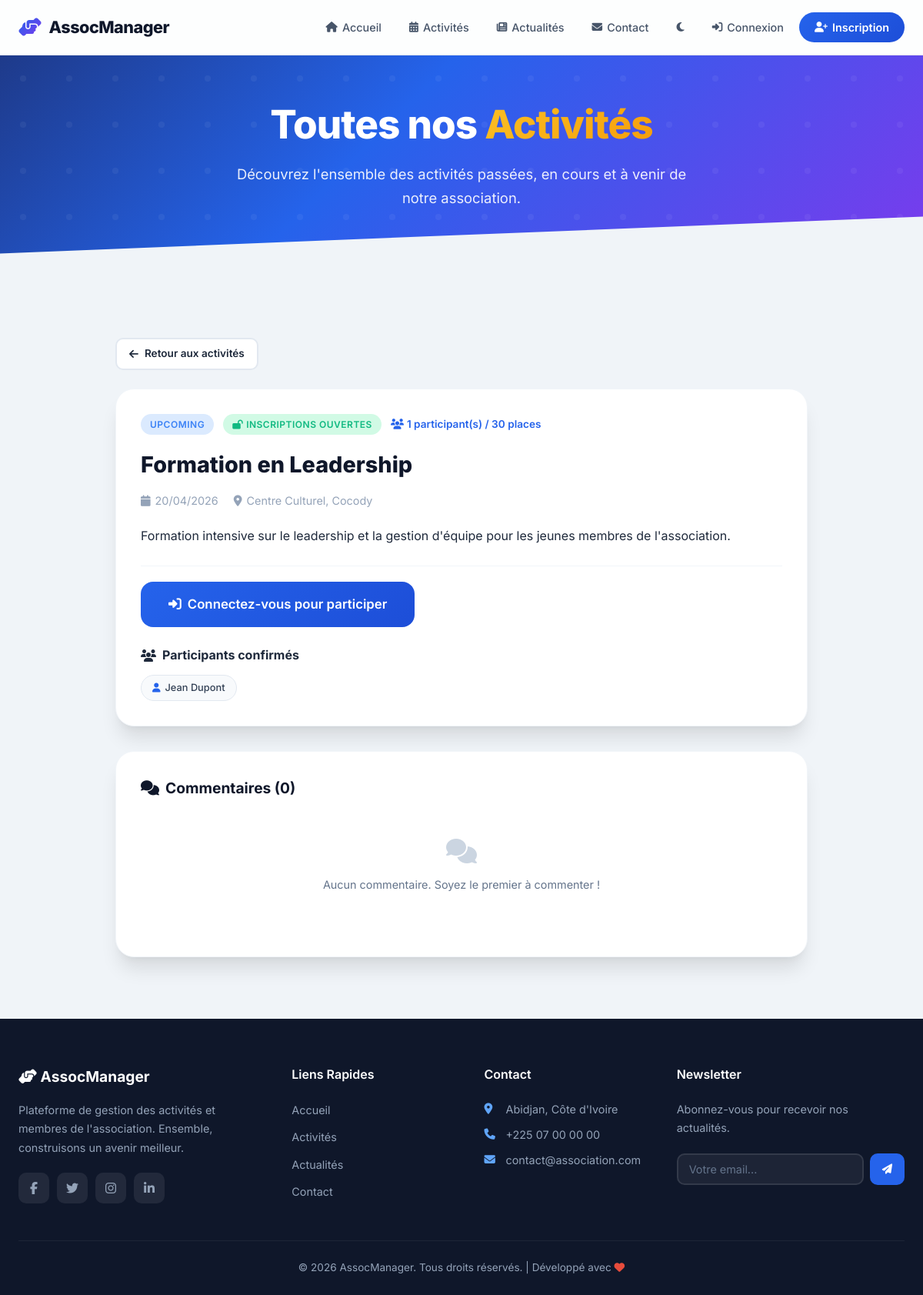
/user/activities.php?detail=2, run on the app's committed database.
### tables this page shows
CREATE TABLE IF NOT EXISTS activities (
    id INT AUTO_INCREMENT PRIMARY KEY,
    title VARCHAR(200) NOT NULL,
    description TEXT NOT NULL,
    image VARCHAR(255) DEFAULT NULL,
    activity_date DATE NOT NULL,
    location VARCHAR(200) DEFAULT NULL,
    status ENUM('upcoming', 'ongoing', 'completed') DEFAULT 'upcoming',
    publication_status ENUM('draft', 'published') DEFAULT 'published',
    registration_status ENUM('open', 'closed') DEFAULT 'open',
    max_participants INT DEFAULT NULL,
    created_by INT NOT NULL,
    created_at DATETIME DEFAULT CURRENT_TIMESTAMP,
    updated_at DATETIME DEFAULT CURRENT_TIMESTAMP ON UPDATE CURRENT_TIMESTAMP,
    FOREIGN KEY (created_by) REFERENCES users(id) ON DELETE CASCADE
);

CREATE TABLE IF NOT EXISTS users (
    id INT AUTO_INCREMENT PRIMARY KEY,
    username VARCHAR(50) NOT NULL UNIQUE,
    email VARCHAR(100) NOT NULL UNIQUE,
    password VARCHAR(255) NOT NULL,
    full_name VARCHAR(100) NOT NULL,
    phone VARCHAR(20) DEFAULT NULL,
    bio TEXT DEFAULT NULL,
    avatar VARCHAR(255) DEFAULT 'default.png',
    role ENUM('admin', 'user') DEFAULT 'user',
    is_active TINYINT(1) DEFAULT 1,
    created_at DATETIME DEFAULT CURRENT_TIMESTAMP,
    updated_at DATETIME DEFAULT CURRENT_TIMESTAMP ON UPDATE CURRENT_TIMESTAMP
);

### includes/auth.php (called while the page is built, shortened)
<?php
require_once __DIR__ . '/../config/database.php';
function isLoggedIn() {
    return isset($_SESSION['user_id']);
}
function e($string) {
    return htmlspecialchars($string ?? '', ENT_QUOTES, 'UTF-8');
}
function getAcceptedParticipantCount($activityId) {
    global $pdo;
    $stmt = $pdo->prepare("SELECT COUNT(*) as c FROM participations WHERE activity_id = ? AND status = 'accepted'");
    $stmt->execute([$activityId]);
    return $stmt->fetch()['c'];
}

### user/activities.php (the view, shortened to what this page needs)
<?php
require_once __DIR__ . '/../config/database.php';
require_once __DIR__ . '/../includes/auth.php';
$detailActivity = null;
$activityComments = [];
$acceptedCount = 0;
$participationStatus = null;
$isFav = false;
if (isset($_GET['detail'])) {
    $detailId = (int)$_GET['detail'];
    $stmt = $pdo->prepare("SELECT * FROM activities WHERE id = ? AND publication_status = 'published'");
    $stmt->execute([$detailId]);
    $detailActivity = $stmt->fetch();
    if ($detailActivity) {
        $acceptedCount = getAcceptedParticipantCount($detailId);
        $stmt = $pdo->prepare("
            SELECT c.*, u.full_name, u.avatar
            FROM comments c
            JOIN users u ON c.user_id = u.id
            WHERE c.activity_id = ? AND c.parent_id IS NULL
            ORDER BY c.created_at DESC
        ");
        $stmt->execute([$detailId]);
        $activityComments = $stmt->fetchAll();
        $participantsStmt = $pdo->prepare("
            SELECT u.full_name, u.avatar
            FROM participations p
            JOIN users u ON p.user_id = u.id
            WHERE p.activity_id = ? AND p.status = 'accepted'
            ORDER BY p.created_at DESC LIMIT 10
        ");
        $participantsStmt->execute([$detailId]);
        $visibleParticipants = $participantsStmt->fetchAll();
    }
}
require_once __DIR__ . '/../includes/header.php';
?>
<section class="hero" style="padding:60px 24px 50px;">
    <div class="hero-content">
        <h1>Toutes nos <span>Activités</span></h1>
        <p>Découvrez l'ensemble des activités passées, en cours et à venir de notre association.</p>
    </div>
</section>
<?php if ($detailActivity): ?>
<section class="section">
    <div class="container" style="max-width:900px;">
        <a href="<?php echo BASE_URL; ?>/user/activities.php" class="btn btn-secondary btn-sm mb-3"><i class="fas fa-arrow-left"></i> Retour aux activités</a>
        <div class="activity-detail-card">
            <div class="detail-body">
                <div class="detail-badges">
                    <span class="badge badge-<?php echo e($detailActivity['status']); ?>"><?php echo e(ucfirst($detailActivity['status'])); ?></span>
                    <?php if ($detailActivity['registration_status'] === 'closed'): ?>
                        <span class="badge badge-inactive"><i class="fas fa-lock"></i> Inscriptions fermées</span>
                    <?php else: ?>
                        <span class="badge badge-active"><i class="fas fa-lock-open"></i> Inscriptions ouvertes</span>
                    <?php endif; ?>
                    <span class="participant-count-inline"><i class="fas fa-users"></i> <?php echo $acceptedCount; ?> participant(s)
                        <?php if ($detailActivity['max_participants']): ?>
                            / <?php echo $detailActivity['max_participants']; ?> places
                        <?php endif; ?>
                    </span>
                </div>
                <h2><?php echo e($detailActivity['title']); ?></h2>
                <div class="detail-meta">
                    <span><i class="fas fa-calendar"></i> <?php echo date('d/m/Y', strtotime($detailActivity['activity_date'])); ?></span>
                    <?php if ($detailActivity['location']): ?>
                    <span><i class="fas fa-map-marker-alt"></i> <?php echo e($detailActivity['location']); ?></span>
                    <?php endif; ?>
                </div>
                <div class="detail-description">
                    <?php echo nl2br(e($detailActivity['description'])); ?>
                </div>
                <div class="detail-actions-bar">
                    <?php if (isLoggedIn()): ?>
                        <form method="POST" style="display:inline;">
                            <input type="hidden" name="action" value="toggle_favorite">
                            <input type="hidden" name="activity_id" value="<?php echo $detailActivity['id']; ?>">
                            <button type="submit" class="btn <?php echo $isFav ? 'btn-danger' : 'btn-secondary'; ?>" title="<?php echo $isFav ? 'Retirer des favoris' : 'Ajouter aux favoris'; ?>">
                                <i class="fas fa-heart"></i> <?php echo $isFav ? 'Favori' : 'Ajouter aux favoris'; ?>
                            </button>
                        </form>
                        <?php if ($participationStatus === null): ?>
                            <?php if (canRegister($detailActivity)): ?>
                                <form method="POST" class="participation-form" style="display:inline;">
                                    <input type="hidden" name="action" value="participate">
                                    <input type="hidden" name="activity_id" value="<?php echo $detailActivity['id']; ?>">
                                    <button type="submit" class="btn btn-success btn-lg">
                                        <i class="fas fa-hand-paper"></i> Participer
                                    </button>
                                </form>
                            <?php else: ?>
                                <span class="participation-status completed-status"><i class="fas fa-ban"></i> Inscriptions non disponibles</span>
                            <?php endif; ?>
                        <?php elseif ($participationStatus === 'pending'): ?>
                            <div class="participation-status-box pending-box">
                                <span class="participation-status-label"><i class="fas fa-hourglass-half"></i> ⏳ Demande en attente de validation</span>
                                <form method="POST" style="display:inline;">
                                    <input type="hidden" name="action" value="cancel_participation">
                                    <input type="hidden" name="activity_id" value="<?php echo $detailActivity['id']; ?>">
                                    <button type="submit" class="btn btn-danger btn-sm">
                                        <i class="fas fa-times"></i> Annuler ma demande
                                    </button>
                                </form>
                            </div>
                        <?php elseif ($participationStatus === 'accepted'): ?>
                            <div class="participation-status-box accepted-box">
                                <span class="participation-status-label"><i class="fas fa-check-circle"></i> ✅ Participation confirmée</span>
                            </div>
                        <?php elseif ($participationStatus === 'rejected'): ?>
                            <div class="participation-status-box rejected-box">
                                <span class="participation-status-label"><i class="fas fa-times-circle"></i> ❌ Participation refusée</span>
                            </div>
                        <?php endif; ?>
                    <?php else: ?>
                        <a href="<?php echo BASE_URL; ?>/login.php" class="btn btn-primary btn-lg"><i class="fas fa-sign-in-alt"></i> Connectez-vous pour participer</a>
                    <?php endif; ?>
                </div>
                <?php if (!empty($visibleParticipants)): ?>
                <div class="participants-preview mt-3">
                    <h4><i class="fas fa-users"></i> Participants confirmés</h4>
                    <div class="participants-avatars">
                        <?php foreach ($visibleParticipants as $p): ?>
                            <div class="participant-chip">
                                <i class="fas fa-user"></i>
                                <span><?php echo e($p['full_name']); ?></span>
                            </div>
                        <?php endforeach; ?>
                    </div>
                </div>
                <?php endif; ?>
            </div>
        </div>
        <div class="comments-section" id="comments">
            <h3><i class="fas fa-comments"></i> Commentaires (<?php echo count($activityComments); ?>)</h3>
            <div class="comments-list">
                <?php if (empty($activityComments)): ?>
                <div class="empty-state" style="padding:30px;">
                    <i class="fas fa-comments" style="font-size:2rem;"></i>
                    <p>Aucun commentaire. Soyez le premier à commenter !</p>
                </div>
                <?php endif; ?>
            </div>
        </div>
    </div>
</section>
<?php endif; ?>
<?php require_once __DIR__ . '/../includes/footer.php'; ?>

### data on the page
activities: status "UPCOMING", max_participants "30", title "Formation en Leadership", activity_date "20/04/2026", location "Centre Culturel, Cocody", description "Formation intensive sur le leadership et la gestion d'équipe pour les jeunes membres de l'association."
users: full_name "Jean Dupont"

### other printed values
$acceptedCount "1"
count($activityComments) "0"
